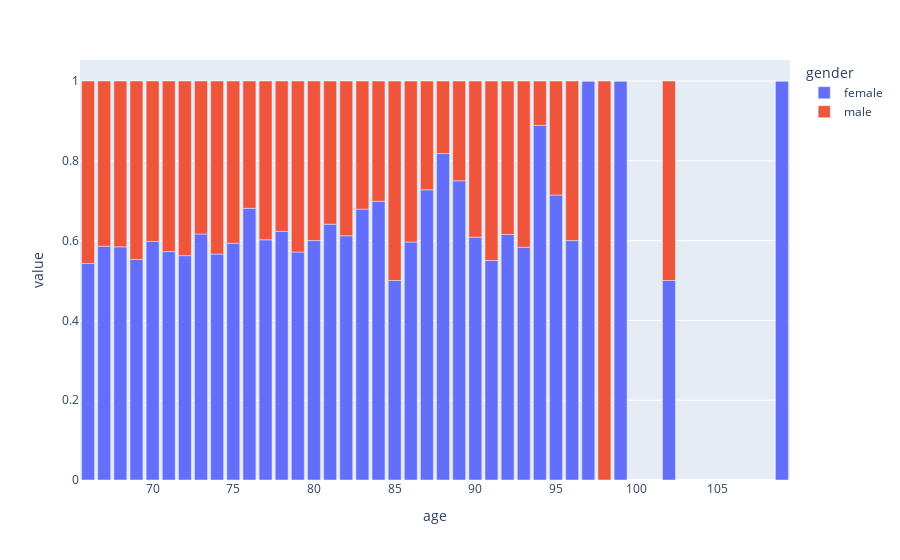

Source (notebook cell):
### Code cell
import plotly.express as px
import plotly.graph_objects as go

fig = px.bar(data_frame=age_gender_data, color='gender')
fig.show()

### Figure 1 — Plotly figure (JSON) as saved in the notebook; plotly's stock layout.template omitted (floating-point values rounded to 4 significant figures)
{"data": [{"alignmentgroup": "True", "hovertemplate": "gender=female<br>age=%{x}<br>value=%{y}<extra></extra>", "legendgroup": "female", "marker": {"color": "#636efa", "pattern": {"shape": ""}}, "name": "female", "offsetgroup": "female", "orientation": "v", "showlegend": true, "textposition": "auto", "type": "bar", "x": [66, 67, 68, 69, 70, 71, 72, 73, 74, 75, 76, 77, 78, 79, 80, 81, 82, 83, 84, 85, 86, 87, 88, 89, 90, 91, 92, 93, 94, 95, 96, 97, 98, 99, 102, 109], "xaxis": "x", "y": [0.5429, 0.5858, 0.5845, 0.5529, 0.5979, 0.5725, 0.5623, 0.6166, 0.5663, 0.5935, 0.681, 0.602, 0.623, 0.5714, 0.6, 0.641, 0.6121, 0.6789, 0.6986, 0.5, 0.5965, 0.7273, 0.8182, 0.75, 0.6087, 0.55, 0.6154, 0.5833, 0.8889, 0.7143, 0.6, 1, 0, 1, 0.5, 1], "yaxis": "y"}, {"alignmentgroup": "True", "hovertemplate": "gender=male<br>age=%{x}<br>value=%{y}<extra></extra>", "legendgroup": "male", "marker": {"color": "#EF553B", "pattern": {"shape": ""}}, "name": "male", "offsetgroup": "male", "orientation": "v", "showlegend": true, "textposition": "auto", "type": "bar", "x": [66, 67, 68, 69, 70, 71, 72, 73, 74, 75, 76, 77, 78, 79, 80, 81, 82, 83, 84, 85, 86, 87, 88, 89, 90, 91, 92, 93, 94, 95, 96, 97, 98, 99, 102, 109], "xaxis": "x", "y": [0.4571, 0.4142, 0.4155, 0.4471, 0.4021, 0.4275, 0.4377, 0.3834, 0.4337, 0.4065, 0.319, 0.398, 0.377, 0.4286, 0.4, 0.359, 0.3879, 0.3211, 0.3014, 0.5, 0.4035, 0.2727, 0.1818, 0.25, 0.3913, 0.45, 0.3846, 0.4167, 0.1111, 0.2857, 0.4, 0, 1, 0, 0.5, 0], "yaxis": "y"}], "layout": {"barmode": "relative", "legend": {"title": {"text": "gender"}, "tracegroupgap": 0}, "margin": {"t": 60}, "xaxis": {"anchor": "y", "domain": [0, 1], "title": {"text": "age"}}, "yaxis": {"anchor": "x", "domain": [0, 1], "title": {"text": "value"}}}}
